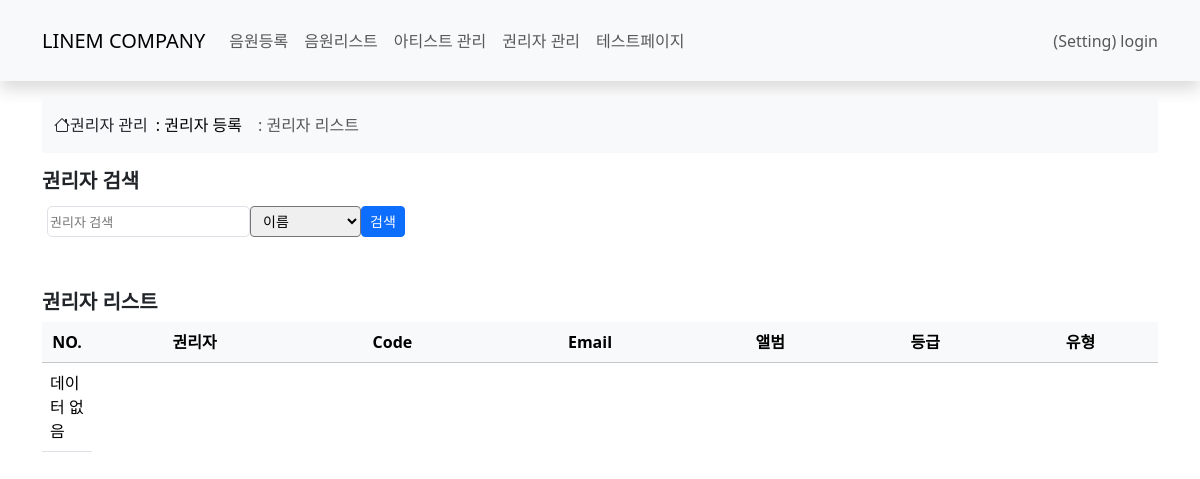
The page /maincms/rightholder_list.html on the database as committed earlier.
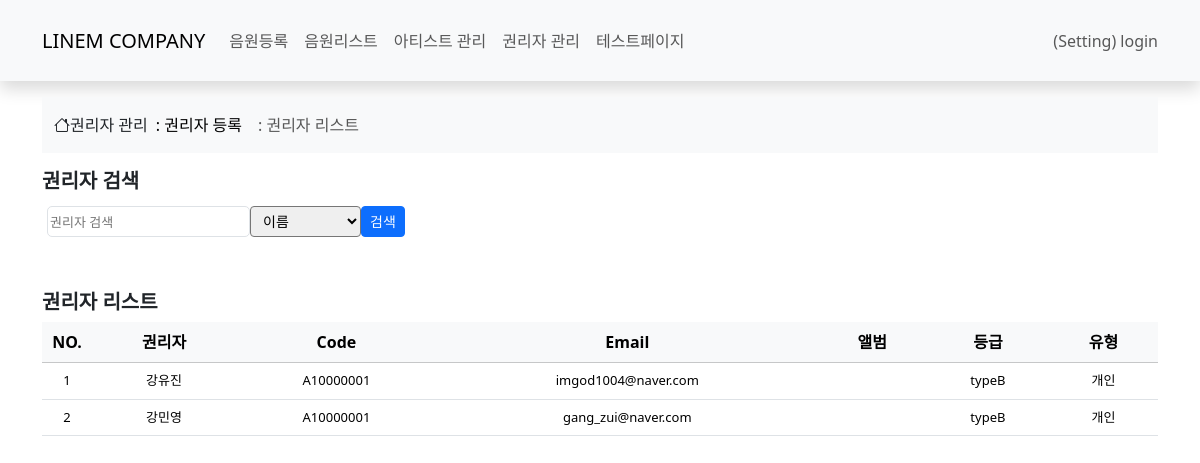
The same page on the database as committed later.
### maincms/models.py (models this page shows, shortened)
class rightholder_cr(models.Model):
    user_id = models.TextField(blank=True,)
    user_code = models.TextField(blank=True,)
    user_name = models.TextField()
    email = models.TextField()
    phone = models.TextField()
    bank_name = models.TextField(blank=True,)
    account_number = models.TextField(blank=True,)
    account_holder = models.TextField(blank=True,)
    user_level = models.TextField(blank=True,)
    user_type = models.TextField(blank=True,)
    registration_num = models.TextField(blank=True,)
    contract_date = models.TextField(blank=True,)
    expiration_date = models.TextField(blank=True,)
    create_date = models.DateTimeField(auto_now_add=True)
    modify_date = models.DateTimeField(auto_now=True)
    albums = models.JSONField(blank=True,)

### maincms/views.py (the view)
# urls.py: path('rightholder_list.html', views.rightholder_list_view, name='rightholder_view'),
def rightholder_list_view(request):
    query = request.GET.get('q', '')  # 검색어
    field = request.GET.get('field', 'user_name')  # 검색 필드 (기본값: user_name)
    valid_fields = ['user_name', 'email']
    if field not in valid_fields:
        field = 'user_name'
    if query:
        filter_kwargs = {f"{field}__icontains": query}
        rightholder_list = rightholder_cr.objects.filter(**filter_kwargs).order_by('-create_date')
    else:
        rightholder_list = rightholder_cr.objects.order_by('-create_date')
    context = { 'rightholder_list' : rightholder_list, 'query': query, 'field': field, 'valid_fields': valid_fields }
    return render(request, 'maincms/rightholder_list.html' ,context)

### templates/maincms/rightholder_list.html (shortened to what this page needs)
{% extends 'maincms_base.html' %}
{% block content %}
{% include "maincms/navbar.html" %}
<div class="container-lg py-3">
    {% include "maincms/rh_navbar.html" %}
    <h5 class="fw-bold mb-2">권리자 검색</h5>
    <form method="get" action="{% url 'maincms:rightholder_view' %}" class="info-field-start mb-5" style="font-size: 13px;">
        <input type="text" name="q" class="form-tr" placeholder="권리자 검색"
               value="{{ search_query }}">
        <select name="field" class="form-select-sm" style="height: 31px;">
            <option value="user_name" {% if field == "user_name" %}selected{% endif %}>이름</option>
        </select>
        <button type="submit" class="btn btn-primary btn-sm">검색</button>
    </form>
    <h5 class="fw-bold mb-2">권리자 리스트</h5>
    <table class="table">
        <thead class="table-light">
            <tr>
            <th scope="col-1" class="text-center" style="width:50px;">NO.</th>
            <th scope="col" class="text-center">권리자</th>
            <th scope="col" class="text-center">Code</th>
            <th scope="col" class="text-center">Email</th>
            <th scope="col" class="text-center">앨범</th>
            <th scope="col" class="text-center">등급</th>
            <th scope="col" class="text-center">유형</th>
            </tr>
        </thead>
        <tbody>
            {% if rightholder_list %}
            {% for p in rightholder_list %}
            <tr style="font-size: 13px;">
                <td class="text-center">{{ forloop.counter }}</td>
                <td class="text-center">{{ p.user_name }}</td>
                <td class="text-center">{{ p.user_code }}</td>
                <td class="text-center">{{ p.email }}</td>
                <td class="text-center">{{ p.albums }}</td>
                <td class="text-center">{{ p.user_level }}</td>
                <td class="text-center">{{ p.user_type }}</td>
            </tr>
            {% endfor %}
            {% else %}
                <tr><td>데이터 없음</td></tr>
            {% endif %}
        </tbody>
     </table>
</div>
{% endblock %}

### templates/maincms_base.html (shortened to what this page needs)
{% load static %}
<!DOCTYPE html>
<html lang="ko">
<head>
    <link rel="stylesheet" type="text/css" href="{% static 'bootstrap.min.css' %}">
    <link rel="stylesheet" type="text/css" href="{% static 'bootstrap-datepicker.css' %}">
    <link rel="stylesheet" href="https://cdn.jsdelivr.net/npm/bootstrap-icons@1.7.1/font/bootstrap-icons.css">
    <link rel="stylesheet" type="text/css" href="{% static 'maincms.css' %}">
</head>
<body>
{% block content %}
{% endblock %}
</body>
</html>

### templates/maincms/navbar.html (shortened to what this page needs)
<nav class="navbar navbar-expand-lg shadow bg-body-tertiary" >
    <div class="container-lg" style="height:65px;">
      <a class="navbar-brand" href="{% url 'maincms:maincms_in' %}">LINEM COMPANY</a>
      <div class="collapse navbar-collapse" id="navbarText">
        <ul class="navbar-nav me-auto mb-2 mb-lg-0">
          <li class="nav-item">
            <a class="nav-link" aria-current="page" href="{% url 'maincms:create_album' %}">음원등록</a>
          </li>
          <li class="nav-item">
            <a class="nav-link" href="#">음원리스트</a>
          </li>
          <li class="nav-item">
            <a class="nav-link" href="{% url 'maincms:Artists' %}">아티스트 관리</a>
          </li>
          <li class="nav-item">
            <a class="nav-link" href="{% url 'maincms:rightholder_view' %}">권리자 관리</a>
          </li>
          <li class="nav-item">
            <a class="nav-link" href="{% url 'maincms:test_test' %}">테스트페이지</a>
          </li>
        </ul>
        <span class="navbar-text">
          (Setting) login
        </span>
      </div>
    </div>
  </nav>

### templates/maincms/rh_navbar.html
<nav class="navbar navbar-expand-lg mb-3 bg-body-tertiary">
    <div class="container-fluid">
      <a class="nav-link" href="{% url 'maincms:rightholder_view' %}"><i class="bi bi-house"></i>권리자 관리</a>
      <div class="collapse navbar-collapse" id="navbarNav">
        <ul class="navbar-nav">
          <li class="nav-item">
            <a class="nav-link active" aria-current="page" href="{% url 'maincms:rightholder_cr' %}">: 권리자 등록</a>
          </li>
          <li class="nav-item">
            <a class="nav-link" href="{% url 'maincms:rightholder_view' %}">: 권리자 리스트</a>
          </li>
        </ul>
      </div>
    </div>
  </nav>

### static/maincms.css (style rules this page uses)
div { align-items: center; }
.info-field-start { font-size: 13px; display: flex; padding: 5px; justify-self: left; }
.form-tr { width: 203px; height: 31px; border: 1px, solid #dee2e6; border-radius: 5px; }

Rows that differ between the two databases and show on the page:
added rightholder_cr: user_name "강유진", user_code "A10000001", email "imgod1004@naver.com", user_level "typeB", user_type "개인"
added rightholder_cr: user_name "강민영", user_code "A10000001", email "gang_zui@naver.com", user_level "typeB", user_type "개인"
Other text that changed with them:
text no longer shown: "데이터 없음"
